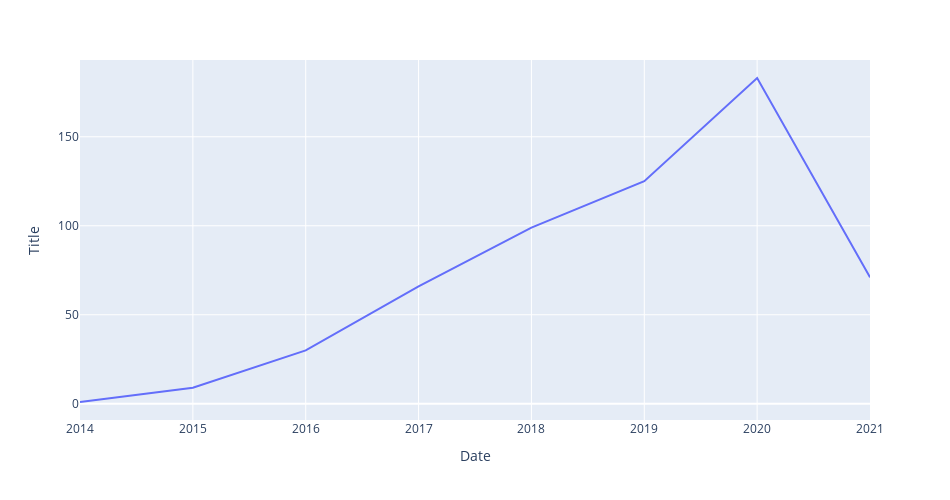

This figure's notebook cell:
### Markdown cell above
11 - Finding the year which is the most movie published.

### Code cell
df["Date"] = pd.to_datetime(df.Premiere).apply(lambda x : x.year)
data = df.groupby('Date').agg({'Title':'count'}).reset_index()
fig = px.line(data,x=data.Date,y=data.Title,width=950,height=500)
fig.show("png")

### Figure 1 — Plotly figure (JSON) as saved in the notebook; plotly's stock layout.template omitted (floating-point values rounded to 4 significant figures)
{"data": [{"hovertemplate": "Date=%{x}<br>Title=%{y}<extra></extra>", "legendgroup": "", "line": {"color": "#636efa", "dash": "solid"}, "marker": {"symbol": "circle"}, "mode": "lines", "name": "", "orientation": "v", "showlegend": false, "type": "scatter", "x": [2014, 2015, 2016, 2017, 2018, 2019, 2020, 2021], "xaxis": "x", "y": [1, 9, 30, 66, 99, 125, 183, 71], "yaxis": "y"}], "layout": {"height": 500, "legend": {"tracegroupgap": 0}, "margin": {"t": 60}, "width": 950, "xaxis": {"anchor": "y", "domain": [0, 1], "title": {"text": "Date"}}, "yaxis": {"anchor": "x", "domain": [0, 1], "title": {"text": "Title"}}}}
